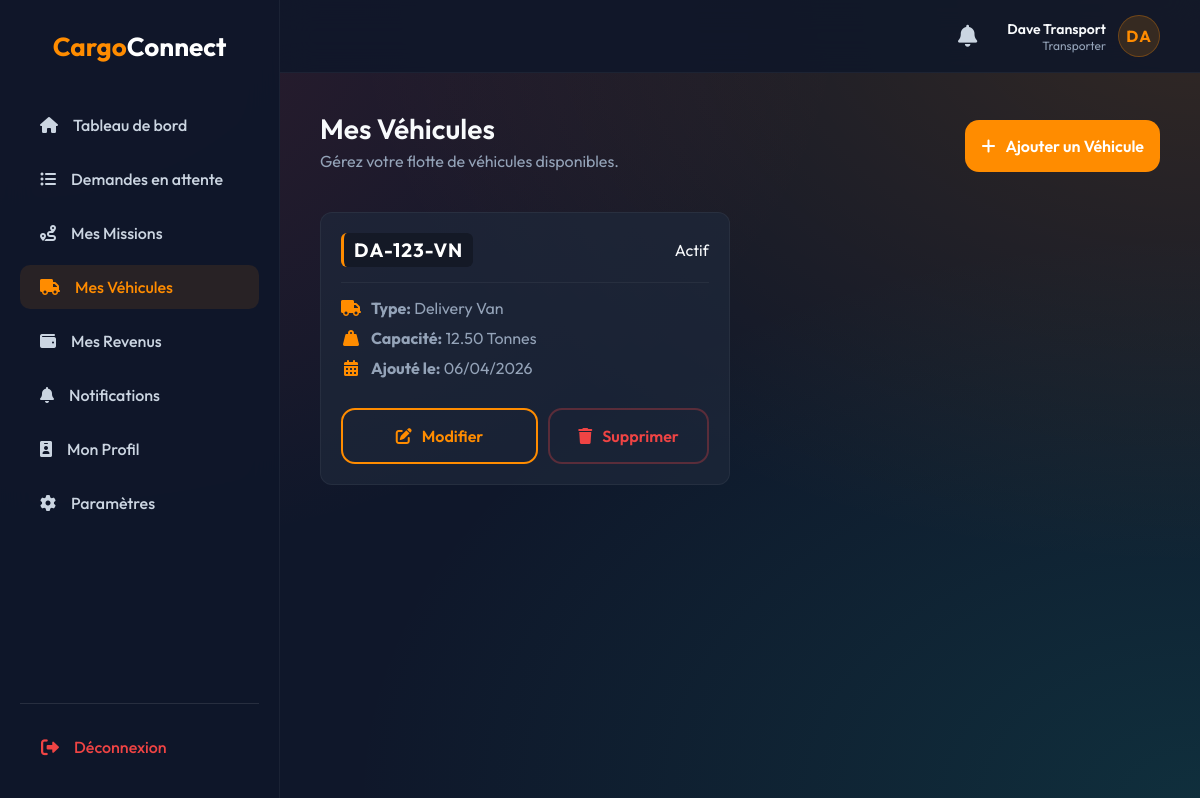
The page /transporter/vehicles.php (signed in) on the database its author committed.
### tables this page shows
CREATE TABLE IF NOT EXISTS vehicles (
    id INT UNSIGNED AUTO_INCREMENT PRIMARY KEY,
    owner_id INT UNSIGNED NOT NULL,
    vehicle_type VARCHAR(50) NOT NULL,
    capacity DECIMAL(8,2) NOT NULL COMMENT 'Capacity in cubic meters/tons',
    plate_number VARCHAR(20) NOT NULL UNIQUE,
    status ENUM('active', 'inactive') NOT NULL DEFAULT 'active',
    created_at TIMESTAMP DEFAULT CURRENT_TIMESTAMP,
    updated_at TIMESTAMP DEFAULT CURRENT_TIMESTAMP ON UPDATE CURRENT_TIMESTAMP,
    FOREIGN KEY (owner_id) REFERENCES users(id) ON DELETE CASCADE,
    INDEX idx_vehicle_owner (owner_id)
);

### functions/vehicle.php (called while the page is built, shortened)
<?php
function getVehiclesByTransporter($transporter_id, $pdo) {
    $stmt = $pdo->prepare("SELECT * FROM vehicles WHERE owner_id = ? ORDER BY created_at DESC");
    $stmt->execute([$transporter_id]);
    return $stmt->fetchAll(PDO::FETCH_ASSOC);
}

### transporter/vehicles.php (the view, shortened to what this page needs)
<?php
require_once CONF_PATH . 'database.php';
require_once FUNC_PATH . 'vehicle.php';
$db = new Database();
$pdo = $db->getConnection();
$transporter_id = $_SESSION['user_id'];
$vehicles = getVehiclesByTransporter($transporter_id, $pdo);
?>
<!DOCTYPE html>
<html lang="fr">
<head>
    <link href="https://cdnjs.cloudflare.com/ajax/libs/font-awesome/6.0.0/css/all.min.css" rel="stylesheet">
    <link rel="stylesheet" href="<?php echo CSS_URL; ?>style.css">
    <link rel="stylesheet" href="<?php echo CSS_URL; ?>dashboard.css">
</head>
<body>
<div class="dashboard-layout">
    <?php include INC_PATH . 'sidebar.php'; ?>
    <main class="main-content">
        <?php include INC_PATH . 'topbar.php'; ?>
        <div class="page-header">
            <div>
                <h1>Mes Véhicules</h1>
                <p style="color: #94a3b8; margin-top: 5px;">Gérez votre flotte de véhicules disponibles.</p>
            </div>
            <div>
                <a href="vehicle_form.php" class="btn btn-primary"><i class="fas fa-plus"></i> Ajouter un Véhicule</a>
            </div>
        </div>
        <?php if (empty($vehicles)): ?>
            <div style="text-align: center; padding: 60px 20px; background: rgba(30, 41, 59, 0.5); border-radius: 12px; border: 1px dashed rgba(255, 255, 255, 0.1); margin-top: 20px;">
                <i class="fas fa-truck-pickup" style="font-size: 60px; color: #475569; margin-bottom: 20px;"></i>
                <h3 style="color: #fff; margin-bottom: 10px;">Aucun véhicule dans votre flotte</h3>
                <p style="color: #94a3b8; margin-bottom: 25px;">Vous devez ajouter au moins un véhicule pour accepter des missions.</p>
                <a href="vehicle_form.php" class="btn btn-primary">Ajouter mon premier véhicule</a>
            </div>
        <?php else: ?>
            <div class="vehicle-grid">
                <?php foreach ($vehicles as $vehicle): ?>
                    <div class="vehicle-card">
                        <div class="vehicle-header">
                            <div class="vehicle-plate"><?php echo htmlspecialchars($vehicle['plate_number']); ?></div>
                            <div>
                                <?php if ($vehicle['status'] === 'active'): ?>
                                    <span class="badge badge-success">Actif</span>
                                <?php else: ?>
                                    <span class="badge badge-danger">Inactif</span>
                                <?php endif; ?>
                            </div>
                        </div>
                        <div class="vehicle-details">
                            <div class="vehicle-detail-item">
                                <i class="fas fa-truck"></i>
                                <span><strong>Type:</strong> <?php echo htmlspecialchars($vehicle['vehicle_type']); ?></span>
                            </div>
                            <div class="vehicle-detail-item">
                                <i class="fas fa-weight-hanging"></i>
                                <span><strong>Capacité:</strong> <?php echo number_format($vehicle['capacity'], 2); ?> Tonnes</span>
                            </div>
                            <div class="vehicle-detail-item">
                                <i class="fas fa-calendar-alt"></i>
                                <span><strong>Ajouté le:</strong> <?php echo date('d/m/Y', strtotime($vehicle['created_at'])); ?></span>
                            </div>
                        </div>
                        <div class="vehicle-actions">
                            <a href="vehicle_form.php?id=<?php echo htmlspecialchars($vehicle['id'], ENT_QUOTES, 'UTF-8'); ?>" class="btn btn-outline" style="flex: 1; text-align: center;"><i class="fas fa-edit"></i> Modifier</a>
                            <form method="POST" action="vehicles.php" style="flex: 1;" onsubmit="if(!confirm('Êtes-vous sûr de vouloir supprimer ce véhicule ?')) return false; this.querySelector('button').classList.add('loading'); this.querySelector('button').innerHTML='<i class=\'fas fa-spinner fa-spin\'></i> Patientez...'; return true;">
                                <button type="submit" class="btn btn-outline" style="width: 100%; color: #ef4444; border-color: rgba(239, 68, 68, 0.3); transition: all 0.3s ease;"><i class="fas fa-trash"></i> Supprimer</button>
                            </form>
                        </div>
                    </div>
                <?php endforeach; ?>
            </div>
        <?php endif; ?>
    </main>
</div>
</body>
</html>

### public/css/style.css (style rules this page uses)
:root { --primary: #ff8c00; --primary-hover: #ff6b00; --bg-dark: #0f172a; --text-main: #f8fafc; --text-muted: #94a3b8; --glass-bg: rgba(15, 23, 42, 0.4); --glass-border: rgba(255, 255, 255, 0.08); --glass-shadow: 0 25px 50px -12px rgba(0, 0, 0, 0.5); }
* { margin: 0; padding: 0; box-sizing: border-box; font-family: 'Outfit', sans-serif; }
body { min-height: 100vh; background: var(--bg-dark); display: flex; flex-direction: column; color: var(--text-main); position: relative; overflow-x: hidden; }
.btn-primary, .btn-secondary, .btn-outline,.btn-primary a, .btn-secondary a, .btn-outline a { width: 100%; padding: 16px; border-radius: 14px; font-size: 16px; font-weight: 600; cursor: pointer; transition: all 0.3s cubic-bezier(0.4, 0, 0.2, 1); display: flex; justify-content: center; align-items: center; gap: 10px; margin-top: 10px; text-decoration: none !important; }
.btn-primary { background: var(--primary); color: white; border: none; }
.btn-outline { background: transparent; color: var(--primary); border: 2px solid var(--primary); }

### public/css/dashboard.css (style rules this page uses)
body { background: #0f172a; background-image: radial-gradient(at 0% 0%, rgba(239, 68, 68, 0.15) 0px, transparent 50%), radial-gradient(at 100% 0%, rgba(255, 140, 0, 0.15) 0px, transparent 50%), radial-gradient(at 100% 100%, rgba(20, 184, 166, 0.15) 0px, transparent 50%); background-attachment: fixed; min-height: 100vh; color: #f8fafc; font-family: 'Inter', 'Outfit', sans-serif; }
.dashboard-layout { display: flex; min-height: 100vh; }
.main-content { flex: 1; padding: 110px 40px 40px 40px; margin-left: 280px; width: calc(100% - 280px); overflow-y: auto; position: relative; z-index: 10; }
.page-header { display: flex; justify-content: space-between; align-items: center; margin-bottom: 40px; }
.page-header h1 { font-size: 28px; font-weight: 600; }
h1, h2, h3, h4, .stat-details .num { color: #f8fafc; }
.page-header p { color: #94a3b8 !important; }

### transporter/vehicles.php (style rules this page uses)
.vehicle-grid { display: grid; grid-template-columns: repeat(auto-fill, minmax(300px, 1fr)); gap: 20px; margin-top: 20px; }
.vehicle-card { background: rgba(30, 41, 59, 0.7); border: 1px solid rgba(255, 255, 255, 0.05); border-radius: 12px; padding: 20px; transition: transform 0.2s, box-shadow 0.2s; position: relative; }
.vehicle-header { display: flex; justify-content: space-between; align-items: center; border-bottom: 1px solid rgba(255,255,255,0.05); padding-bottom: 15px; margin-bottom: 15px; }
.vehicle-plate { font-size: 1.2rem; font-weight: 700; color: #fff; letter-spacing: 1px; background: rgba(0,0,0,0.3); padding: 5px 10px; border-radius: 6px; border-left: 3px solid #ff8c00; }
.vehicle-details { display: flex; flex-direction: column; gap: 10px; color: #94a3b8; }
.vehicle-detail-item { display: flex; align-items: center; gap: 10px; }
.vehicle-detail-item i { color: #ff8c00; width: 20px; text-align: center; }
.vehicle-actions { margin-top: 20px; display: flex; gap: 10px; }

### rows shown on the page
vehicles: plate_number "DA-123-VN", status "Actif", vehicle_type "Delivery Van", capacity "12.50", created_at "06/04/2026"

### other values the page prints
$userName "Dave Transport"
$userRole "Transporter"
$userInitials "DA"
